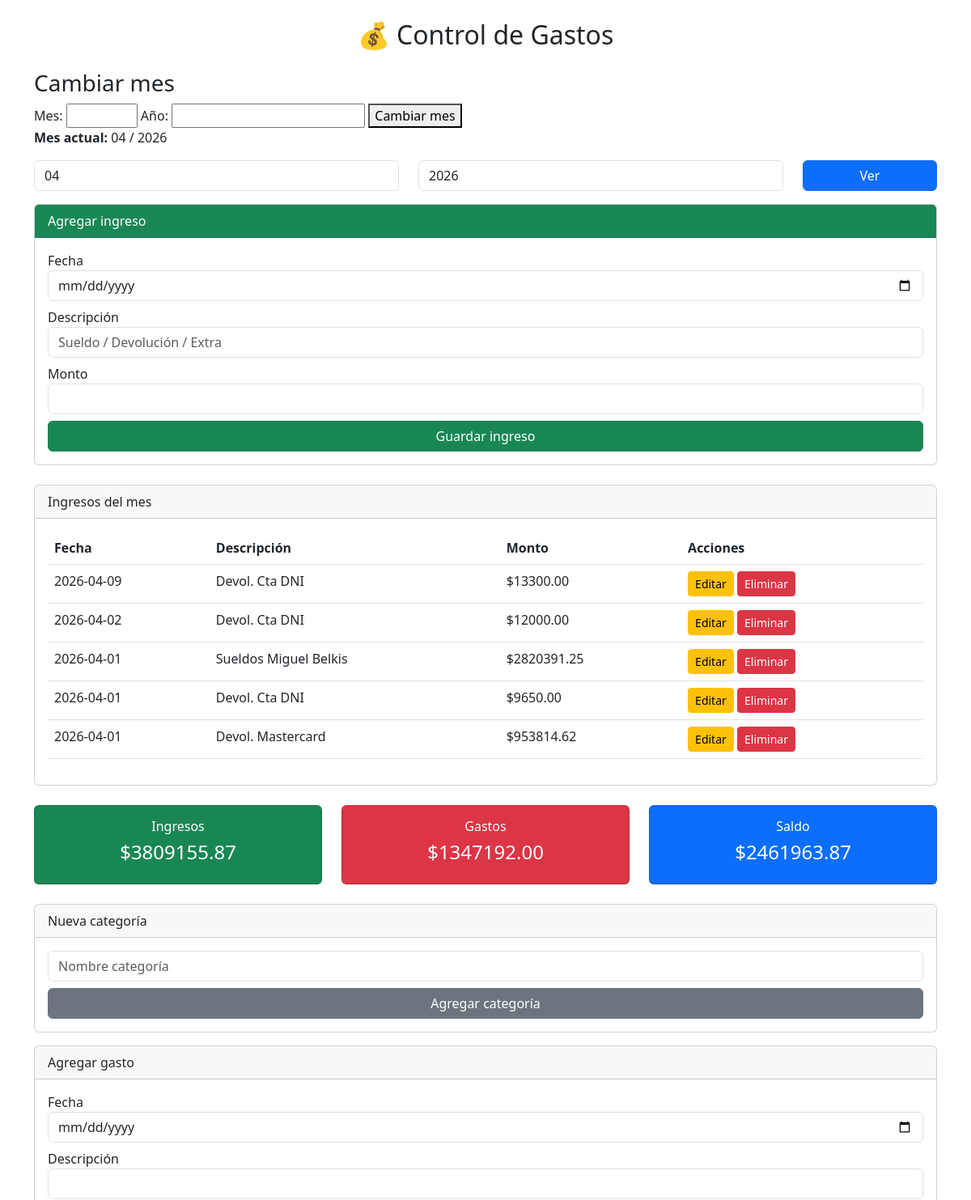
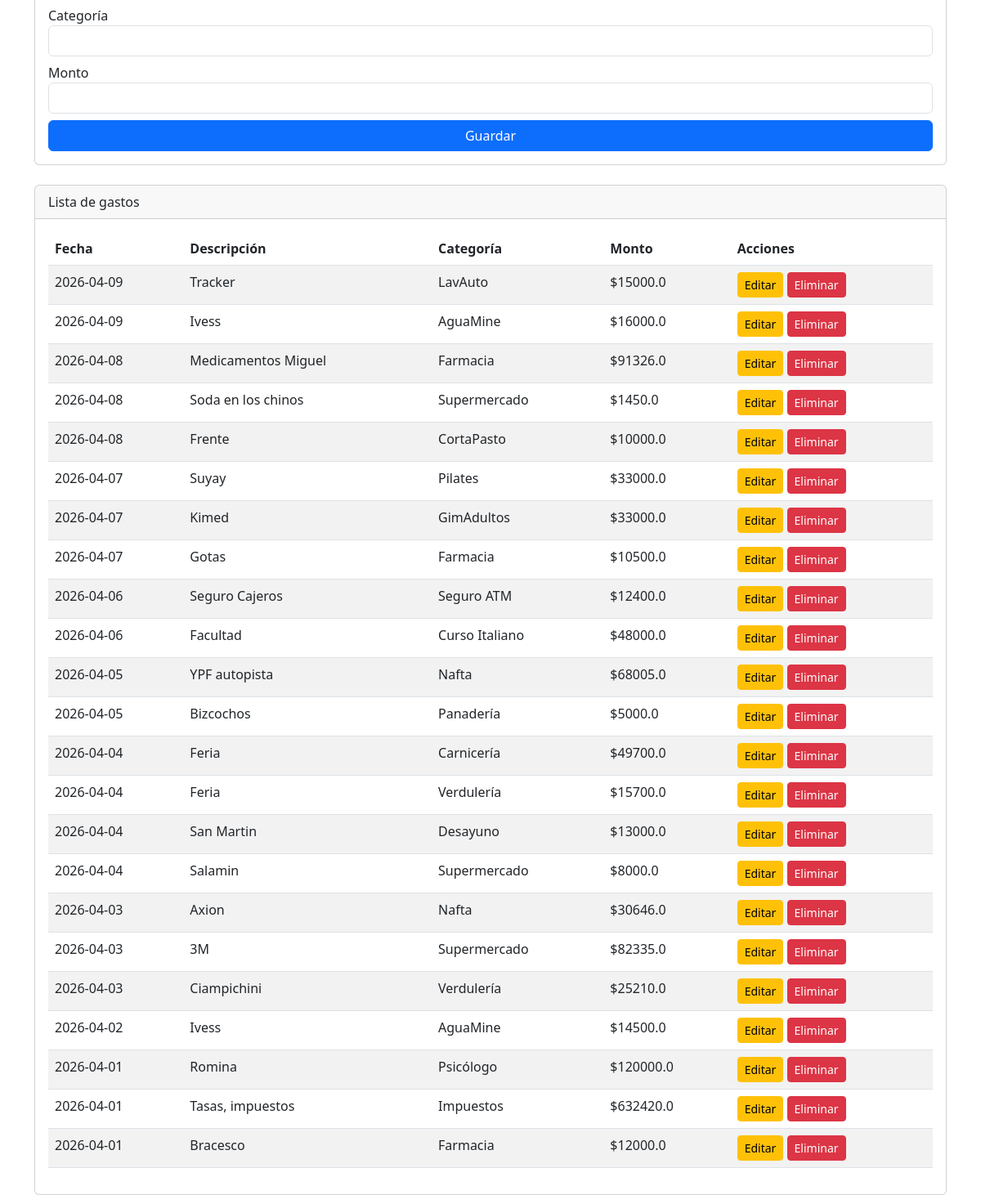
Before: / with the older database file (2 pictures, top to bottom).
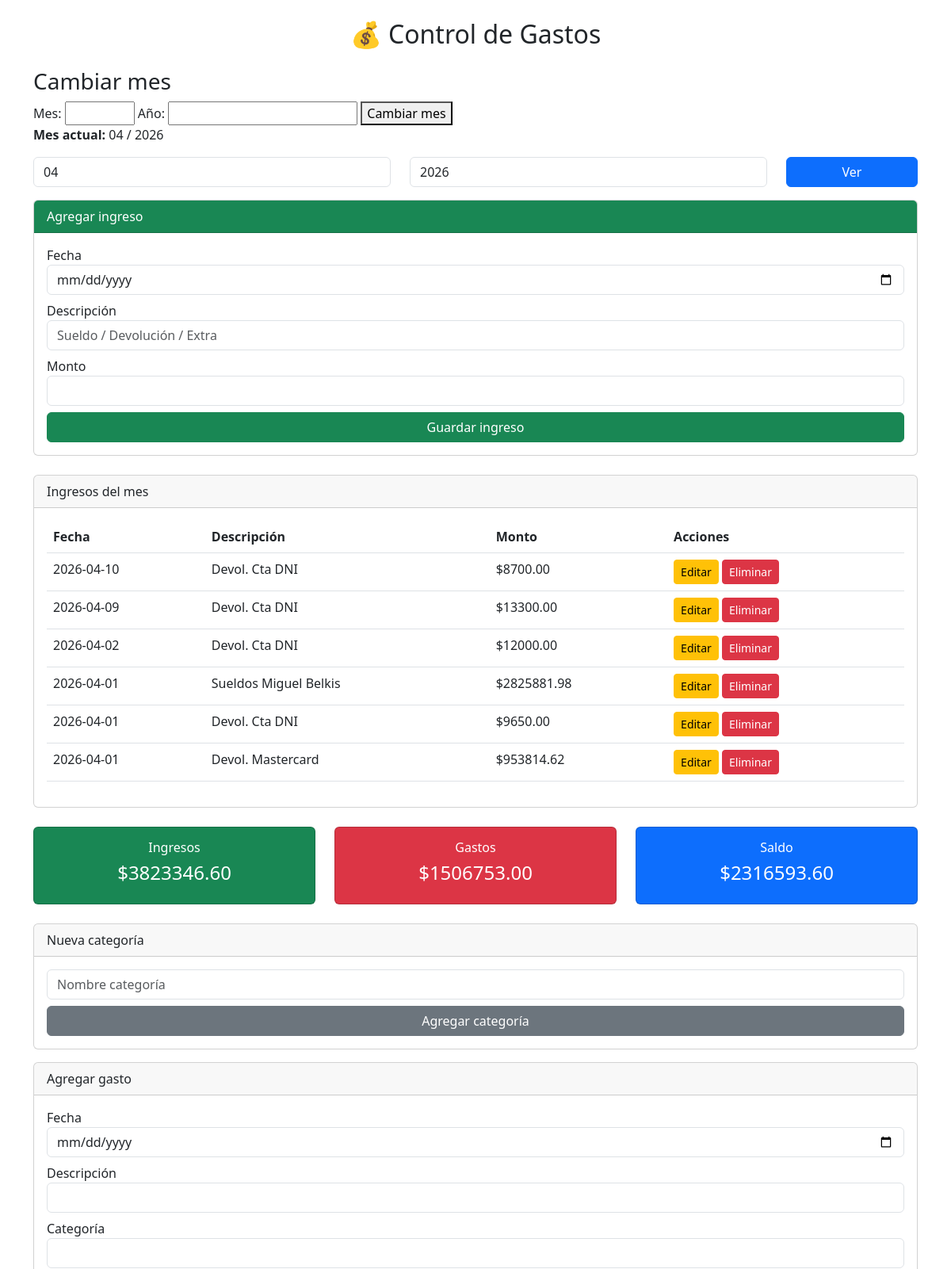
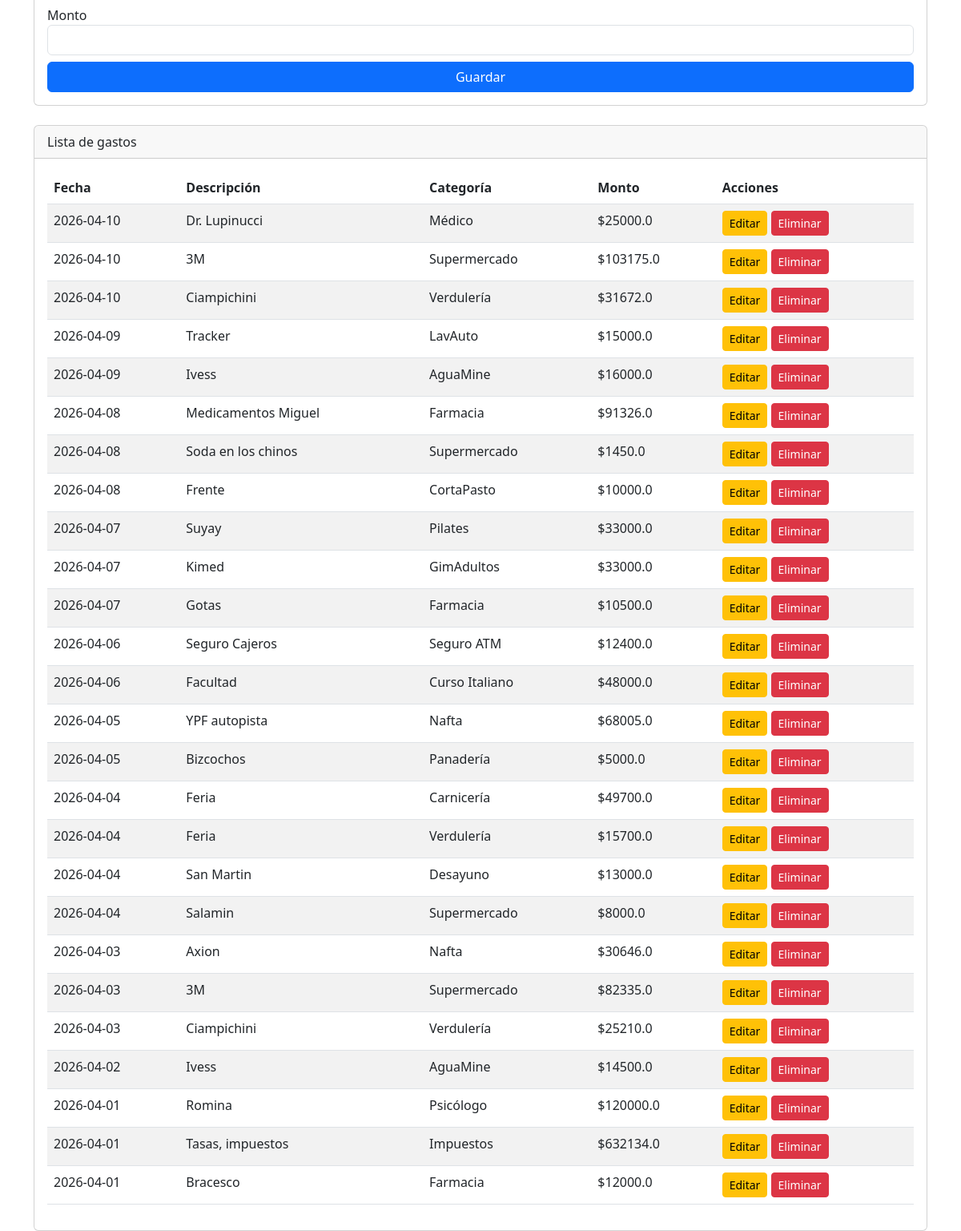
After: the same page with the newer database file (2 pictures, top to bottom).
### tables this page shows
CREATE TABLE ingresos(
            id INTEGER PRIMARY KEY AUTOINCREMENT,
            fecha TEXT,
            descripcion TEXT,
            monto REAL
        );

CREATE TABLE gastos (
        id INTEGER PRIMARY KEY AUTOINCREMENT,
        fecha TEXT,
        descripcion TEXT,
        categoria TEXT,
        monto REAL
    );

### app.py (the view)
@app.route("/")
def index():
    mes = request.args.get("mes")
    anio = request.args.get("anio")
    if not mes:
        from datetime import datetime
        hoy = datetime.now()
        mes = hoy.strftime("%m")
        anio = hoy.strftime("%Y")
    conn = conectar()
    cursor = conn.cursor()
    cursor.execute("""
        SELECT id, fecha, descripcion, monto
        FROM ingresos
        WHERE strftime('%m', fecha) = ?
        AND strftime('%Y', fecha) = ?
        ORDER BY fecha DESC
    """, (mes, anio))
    ingresos = cursor.fetchall()
    cursor.execute("""
        SELECT SUM(monto) FROM ingresos
        WHERE strftime('%m', fecha) = ?
        AND strftime('%Y', fecha) = ?
    """, (mes, anio))
    total_ingresos = cursor.fetchone()[0] or 0
    cursor.execute("""
        SELECT SUM(monto) FROM gastos
        WHERE strftime('%m', fecha) = ?
        AND strftime('%Y', fecha) = ?
    """, (mes, anio))
    total_gastos = cursor.fetchone()[0] or 0
    cursor.execute("""
        SELECT id, fecha, descripcion, categoria, monto
        FROM gastos
        WHERE strftime('%m', fecha) = ?
        AND strftime('%Y', fecha) = ?
        ORDER BY fecha DESC
    """, (mes, anio))
    gastos = cursor.fetchall()
    cursor.execute("SELECT nombre FROM categorias ORDER BY nombre")
    categorias = [fila[0] for fila in cursor.fetchall()]
    conn.close()
    return render_template("index.html",
        gastos=gastos,
        ingresos=ingresos,
        categorias=categorias,
        total_ingresos=total_ingresos,
        total_gastos=total_gastos,
        mes=mes,
        anio=anio
    )

### app.py (called while the page is built)
def conectar():
    conn = sqlite3.connect("gastos.db", timeout=10)
    conn.execute("PRAGMA journal_mode=WAL;")
    return conn

### templates/index.html (shortened to what this page needs)
<!DOCTYPE html>
<html>
<head>
    <link href="https://cdn.jsdelivr.net/npm/bootstrap@5.3.0/dist/css/bootstrap.min.css" rel="stylesheet">
</head>
<body>
<div class="container mt-4">
    <h2 class="text-center mb-4">💰 Control de Gastos</h2>
    <h3>Cambiar mes</h3>
        <form action="/cambiar_mes" method="POST" onsubmit="return confirmarCambio()">
            <label>Mes:</label>
            <input type="number" name="mes" min="1" max="12" required>
            <label>Año:</label>
            <input type="number" name="anio" required>
            <button type="submit">Cambiar mes</button>
        </form>
        <p><strong>Mes actual:</strong> {{ mes }} / {{ anio }}</p>
    <form method="get" class="row mb-3">
        <div class="col-5">
            <input type="number" name="mes" value="{{ mes }}" class="form-control" placeholder="Mes (01-12)">
        </div>
        <div class="col-5">
            <input type="number" name="anio" value="{{ anio }}" class="form-control" placeholder="Año">
        </div>
        <div class="col-2">
            <button class="btn btn-primary w-100">Ver</button>
        </div>
    </form>
    <div class="card mb-4">
        <div class="card-header bg-success text-white">Agregar ingreso</div>
        <div class="card-body">
            <form action="/agregar_ingreso" method="post">
                <div class="mb-2">
                    <label>Fecha</label>
                    <input type="date" name="fecha" class="form-control">
                </div>
                <div class="mb-2">
                    <label>Descripción</label>
                    <input type="text" name="descripcion" class="form-control" placeholder="Sueldo / Devolución / Extra">
                </div>
                <div class="mb-2">
                    <label>Monto</label>
                    <input type="number" step="0.01" name="monto" class="form-control">
                </div>
                <button type="submit" class="btn btn-success w-100">Guardar ingreso</button>
            </form>
        </div>
    </div>
    <div class="card mb-4">
        <div class="card-header">Ingresos del mes</div>
        <div class="card-body">
            <table class="table">
                <tr>
                    <th>Fecha</th>
                    <th>Descripción</th>
                    <th>Monto</th>
                    <th>Acciones</th>
                </tr>
                {% for ing in ingresos %}
                <tr>
                    <td>{{ ing[1] }}</td>
                    <td>{{ ing[2] }}</td>
                    <td>${{ "%.2f"|format(ing[3]) }}</td>
                    <td>
                        <a href="/editar_ingreso/{{ ing[0] }}" class="btn btn-warning btn-sm">Editar</a>
                        <a href="/eliminar_ingreso/{{ ing[0] }}" class="btn btn-danger btn-sm">Eliminar</a>
                    </td>
                </tr>
                {% endfor %}
            </table>
        </div>
    </div>
    <div class="row text-center mb-4">
        <div class="col-4">
            <div class="card bg-success text-white">
                <div class="card-body">
                    <h6>Ingresos</h6>
                    <h4>${{ "%.2f"|format(total_ingresos) }}</h4>
                </div>
            </div>
        </div>
        <div class="col-4">
            <div class="card bg-danger text-white">
                <div class="card-body">
                    <h6>Gastos</h6>
                    <h4>${{ "%.2f"|format(total_gastos) }}</h4>
                </div>
            </div>
        </div>
        <div class="col-4">
            <div class="card bg-primary text-white">
                <div class="card-body">
                    <h6>Saldo</h6>
                    <h4>${{ "%.2f"|format(total_ingresos - total_gastos) }}</h4>
                </div>
            </div>
        </div>
    </div>
    <div class="card mb-3">
        <div class="card-header">Nueva categoría</div>
            <div class="card-body">
                <form action="/agregar_categoria" method="post">
                    <input type="text" name="nombre" class="form-control mb-2" placeholder="Nombre categoría">
                    <button type="submit" class="btn btn-secondary w-100">Agregar categoría</button>
                </form>
            </div>
    </div>
    <div class="card mb-4">
        <div class="card-header">Agregar gasto</div>
        <div class="card-body">
            <form action="/agregar" method="post">
                <div class="mb-2">
                    <label>Fecha</label>
                    <input type="date" name="fecha" class="form-control">
                </div>
                <div class="mb-2">
                    <label>Descripción</label>
                    <input type="text" name="descripcion" class="form-control">
                </div>
                <div class="mb-2">
                    <label>Categoría</label>
                    <select name="categoria" class="form-control">
                        {% for cat in categorias %}
                        <option value="{{ cat }}">{{ cat }}</option>
                        {% endfor %}
                    </select>
                </div>
                <div class="mb-2">
                    <label>Monto</label>
                    <input type="number" step="0.01" name="monto" class="form-control">
                </div>
                <button type="submit" class="btn btn-primary w-100">Guardar</button>
            </form>
        </div>
    </div>
    <div class="card">
        <div class="card-header">Lista de gastos</div>
        <div class="card-body">
            <table class="table table-striped">
                <thead>
                    <tr>
                        <th>Fecha</th>
                        <th>Descripción</th>
                        <th>Categoría</th>
                        <th>Monto</th>
                        <th>Acciones</th>
                    </tr>
                </thead>
                <tbody>
                    {% for gasto in gastos %}
                    <tr>
                        <td>{{ gasto[1] }}</td>
                        <td>{{ gasto[2] }}</td>
                        <td>{{ gasto[3] }}</td>
                        <td>${{ gasto[4] }}</td>
                        <td>
                            <a href="/editar_gasto/{{ gasto[0] }}" class="btn btn-warning btn-sm">Editar</a>
                            <a href="/eliminar/{{ gasto[0] }}" class="btn btn-danger btn-sm">Eliminar</a>
                        </td>
                    </tr>
                    {% endfor %}
                </tbody>
            </table>
        </div>
    </div>
</div>
</body>
</html>

Changed rows visible on the page:
added ingresos: fecha "2026-04-10", descripcion "Devol. Cta DNI", monto "8700.00"
changed ingresos "Sueldos Miguel Belkis": monto "2820391.25" → "2825881.98"
added gastos: fecha "2026-04-10", descripcion "Dr. Lupinucci", categoria "Médico", monto "25000.0"
added gastos: fecha "2026-04-10", descripcion "3M", categoria "Supermercado", monto "103175.0"
added gastos: fecha "2026-04-10", descripcion "Ciampichini", categoria "Verdulería", monto "31672.0"
changed gastos "Tasas, impuestos": monto "632420.0" → "632134.0"
Other visible differences:
{{ "%.2f"|format(total_ingresos) }}: "3809155.87" → "3823346.60"
{{ "%.2f"|format(total_gastos) }}: "1347192.00" → "1506753.00"
{{ "%.2f"|format(total_ingresos - total_gastos) }}: "2461963.87" → "2316593.60"
